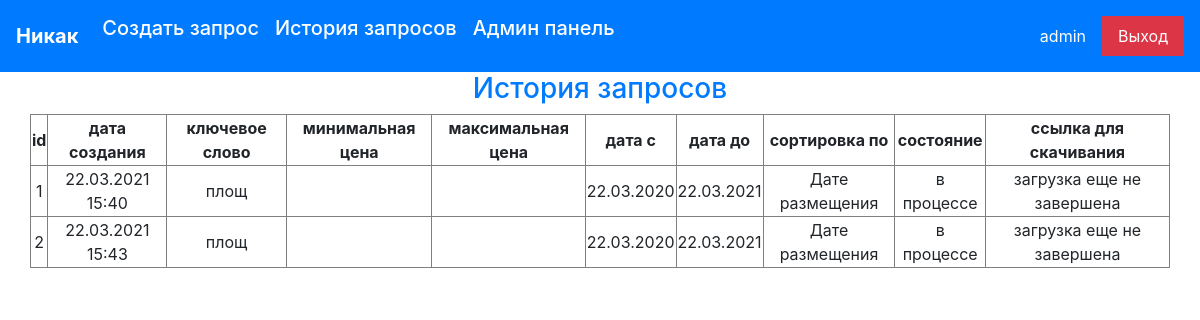
Screenshot of /history (signed in) with the database file from the repository.
### data/models.py (models this page shows)
class User(SqlAlchemyBase, UserMixin):
    __tablename__ = 'user'
    id = sqlalchemy.Column(
        sqlalchemy.Integer, primary_key=True, autoincrement=True)
    name = sqlalchemy.Column(sqlalchemy.String)
    role = sqlalchemy.Column(sqlalchemy.String, default='user')
    key = sqlalchemy.Column(sqlalchemy.String)
    is_approved = sqlalchemy.Column(sqlalchemy.Boolean, default=False)
    is_banned = sqlalchemy.Column(sqlalchemy.Boolean, default=False)
    is_parsing = sqlalchemy.Column(sqlalchemy.Boolean, default=False)
    reg_date = sqlalchemy.Column(
        sqlalchemy.DateTime, default=datetime.datetime.now())
    auth = orm.relation('Auth', back_populates="user")
    history = orm.relation('History', back_populates='user')

class History(SqlAlchemyBase):
    __tablename__ = 'history'
    id = sqlalchemy.Column(
        sqlalchemy.Integer, primary_key=True, autoincrement=True)
    user_id = sqlalchemy.Column(
        sqlalchemy.Integer, sqlalchemy.ForeignKey('user.id'))
    state = sqlalchemy.Column(sqlalchemy.String)
    tag = sqlalchemy.Column(sqlalchemy.String, nullable=True)
    min_price = sqlalchemy.Column(sqlalchemy.Integer, nullable=True)
    max_price = sqlalchemy.Column(sqlalchemy.BigInteger, nullable=True)
    date_from = sqlalchemy.Column(sqlalchemy.DateTime, nullable=True)
    date_to = sqlalchemy.Column(
        sqlalchemy.DateTime, default=datetime.datetime.now())
    sort_filter = sqlalchemy.Column(sqlalchemy.String)
    sort_direction = sqlalchemy.Column(sqlalchemy.Boolean, default=False)
    document = sqlalchemy.Column(sqlalchemy.Text, nullable=True)
    html = sqlalchemy.Column(sqlalchemy.Text, nullable=True)
    date = sqlalchemy.Column(
        sqlalchemy.DateTime, default=datetime.datetime.now())
    user = orm.relation('User')

### request_blueprint.py (the view)
@blueprint.route('/history')
@login_required
def history():
    return render_template('history.html', str=str)

### data/db_session.py (called while the page is built)
def create_session() -> Session:
    global __factory
    return __factory()

### login.py (called while the page is built)
@login_manager.user_loader
def load_user(user_id):
    session = db_session.create_session()
    return session.query(User).get(user_id)

### templates/history.html (shortened to what this page needs)
{% extends "form.html" %}
{% block style %}
<link rel="stylesheet" href="{{ url_for('static', filename='css/history.css') }}">
{% endblock %}
{% block content %}
<h3 class="text-primary text-center">История запросов</h3>
<table class="history__table" border="1px">
    <thead>
        <th>id</th>
        <th>дата создания</th>
        <th>ключевое слово</th>
        <th>минимальная цена</th>
        <th>максимальная цена</th>
        <th>дата с</th>
        <th>дата до</th>
        <th>сортировка по</th>
        <th>состояние</th>
        <th>ссылка для скачивания</th>
    </thead>
    <tbody>
        {% for history in current_user.history %}
        <tr>
            {% if history.state == 'завершён' %}
            <td><a href="{{ '/download/history?id=' + str(history.id) }}">{{ history.id }}</a></td>
            {% else %}
            <td>{{ history.id }}</td>
            {% endif %}
            <td>{{ history.date.strftime('%d.%m.%Y %H:%M') }}</td>
            {% if history.tag %}
            <td>{{ history.tag }}</td>
            {% else %}
            <td></td>
            {% endif %}
            {% if history.min_price %}
            <td>{{ history.min_price }}</td>
            {% else %}
            <td></td>
            {% endif %}
            {% if history.max_price %}
            <td>{{ history.max_price }}</td>
            {% else %}
            <td></td>
            {% endif %}
            {% if history.date_from %}
            <td>{{ history.date_from.strftime('%d.%m.%Y')}}</td>
            {% else %}
            <td></td>
            {% endif %}
            <td>{{ history.date_to.strftime('%d.%m.%Y') }}</td>
            <td>{{ history.sort_filter.replace('+', ' ') }}</td>
            <td>{{ history.state }}</td>
            {% if history.state == 'завершён' %}
            <td><a href="{{ '/download/csv?id=' + str(history.id) }}">скачать</a></td>
            {% else %}
            <td>загрузка еще не завершена</td>
            {% endif %}
        </tr>
        {% endfor %}
    </tbody>
</table>
{% endblock %}

### templates/form.html (shortened to what this page needs)
<!DOCTYPE html>
<html lang="en">
<head>
    <link rel="stylesheet" href="https://stackpath.bootstrapcdn.com/bootstrap/4.5.2/css/bootstrap.min.css"
>
    {% block style %}
    {% endblock %}
</head>
<body>
    <nav class="navbar navbar-expand-md navbar-dark bg-primary">
        <a href="{{ url_for('index') }}" class="navbar-brand font-weight-bold" id="title">Никак</a>
        <div class="collapse navbar-collapse" id="navbarContent">
            <ul class="navbar-nav mr-auto mb-2">
                <li class="nav-item"><a href="{{ url_for('index') }}" class="nav-link text-white h5">Создать запрос</a></li>
                <li class="nav-item"><a href="/history" class="nav-link text-white h5">История запросов</a></li>
                {% if current_user.role == 'admin' %}
                <li class="nav-item"><a href="/admin" class="nav-link text-white h5">Админ панель</a></li>
                {% endif %}
            </ul>
            <a href="#" class="nav-link text-white" id='username'>{{ current_user.name }}</a>
            <a href="/logout" class="bg-danger nav-link text-center" style="color: white;">Выход</a>
        </div>
    </nav>
    {% block content%}
    {% endblock %}
</body>
</html>

### static/css/history.css (style rules this page uses)
.history__table { width: 95%; margin: auto; text-align: center; }

### rows the page displays
User: name "admin"
History: id "1", date "22.03.2021 15:40", tag "площ", date_from "22.03.2020", date_to "22.03.2021", sort_filter.replace "Дате размещения", state "в процессе", shows "загрузка еще не завершена"
History: id "2", date "22.03.2021 15:43", tag "площ", date_from "22.03.2020", date_to "22.03.2021", sort_filter.replace "Дате размещения", state "в процессе", shows "загрузка еще не завершена"
